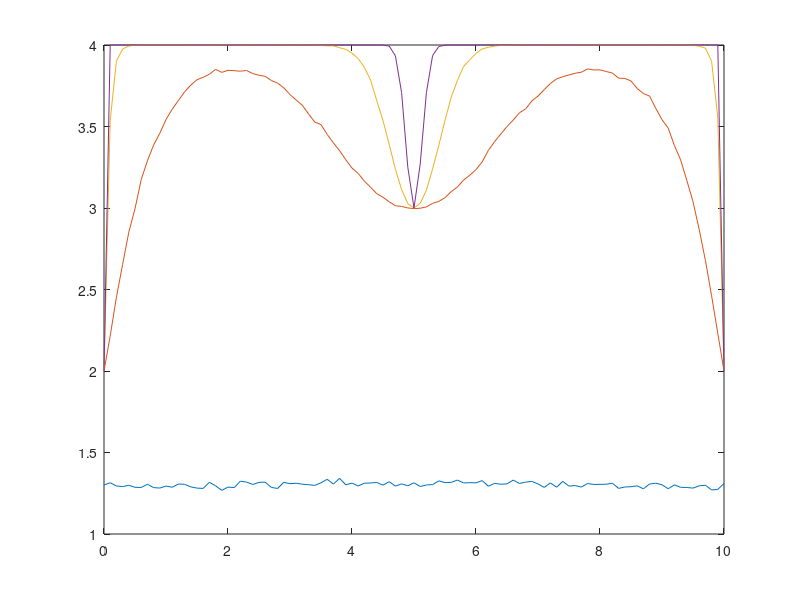
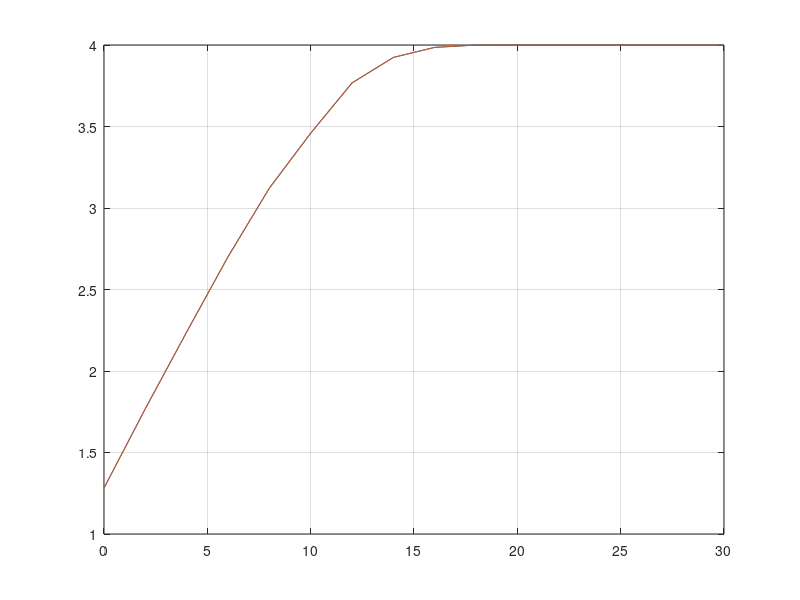

Recreate these plots in MATLAB, in order.
clear all;
close all ;

alpha = 10 ;
gamma = 0.0 : 0.01 : 1 ;      %% The power splitting in terms of minimum Euclid distance
gamma_dB = -10:-1:-30 ;
% beta    = 10.^(gamma_dB./10)*alpha ;
beta = gamma*alpha ;
beta0   = 0.5*alpha ;

SNR_dB  = 0:2:30 ;
SNR     = 10.^(SNR_dB./10);

theta   = 0 ;
theta   = theta .* (pi/4) ;
L_theta = length( theta ) ;


N_1 = 4 ;                  %% QPSK
L1  = zeros( N_1, 1 ) ;
N_2 = 4 ;                   %% QPSK
L2  = zeros( N_2, 1 ) ;
N_s = N_1 * N_2 ;           %% The total constellation size => 16

s1_ini_phase = 0 ;
s1  = qammod( (0:1:N_1-1)' , N_1) ;

P_1 = mean( abs( s1 ).^2 );
P_2 = mean( abs( qammod( (0:1:N_2-1)' , N_2 ) ).^2 );

s = zeros( N_1*N_2, L_theta ) ;
for m = 1:1:L_theta
    % s2( :, m ) = qammod( [0:1:N_2-1]' , N_2, theta(m) ) ;
    s2( :, m ) = qammod( (0:1:N_2-1)' , N_2) ;
    for n = 1:1:N_2
        s( (1+(n-1)*N_1):(n*N_1) , m ) = s1 + s2( n, m ).*sqrt(P_1/P_2*beta0) ;
    end
end

clock
tic
RUNS = 500 ;

PP = zeros( N_s, RUNS ) ;

for m = 1 : length( theta )
    
    s2 = qammod( [0:1:N_2-1]' , N_2) ;
    
    for n = 1 : length( beta )
        
        for k = 1 : N_2
            s0( (1+(k-1)*N_1):(k*N_1), 1 ) = s1*sqrt( (alpha-beta(n))/P_1 ) + s2( k ).*sqrt( beta(n)/P_2 ) ;
        end
        
        for r = 1 : length(SNR)
            
            sigma = sqrt( P_1/SNR( r ) ) ;
            
            for p = 1 : N_s                
                w = ( randn(N_s,RUNS) + j*randn(N_s,RUNS) ) * sigma ;                
                E_Q(p) = mean( log2( sum( exp( - ( abs( s0(p) + w - s0*ones(1,RUNS) ).^2 - abs(w).^2 ) ./ (2*sigma^2) ) ) ) );                
            end
            
            Capacity( r, m, n) = log2( N_s ) - mean( E_Q ) ;             
            
        end    
    end
end


for m = 1 : length( theta )
    for n = 1 : length( beta )
        for r = 1 : length(SNR)
            Cap( n, r, m ) = Capacity( r, m, n) ;
        end
    end
end

for m = 1 : length(beta)
    for n = 1 : length(SNR)
        C_max( n, m ) = max( Capacity( n, :, m)  ) ;
    end
end

save(  strcat( 'layered_modualtion_QPSK_QPSK', num2str(now), '.mat' ) ) ;
clock
toc



figure(20)
%plot( beta, Capacity( 1, 1, :),beta, Capacity( 6, 1, :), beta, Capacity( 11, 1, :), beta, Capacity( 16, 1, :) )
plot( beta', Cap( :, 1, 1), beta', Cap( :, 6, 1 ), beta', Cap( :, 11, 1 ), beta', Cap( :, 16, 1) )



figure(100)
plot( SNR_dB, Capacity( :, 1, 10), SNR_dB, C_max( :, 10 ) )
grid ;


